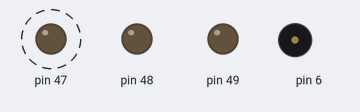
Bench run of a sketch on a simulated Arduino Mega 2560, built with avr-gcc and run on an emulated ATmega2560. Shown: output pins drawn as LEDs (lit = HIGH), buzzer (waves = sounding). Dashed ring = blinking. Pins used as bus, display or sensor lines are not drawn.

Above: at 4.49 s.
At 36.8 s:
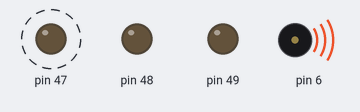
Timing chart, 0 to 40.0 s (numbered marks = the images above):
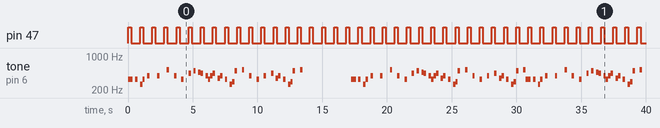

Measured:
- by itself, pin 47: alternates HIGH for 0.23 s and LOW for 0.70 s
- by itself, tone on pin 6: plays 330 Hz for 0.37 s, 330 Hz for 0.19 s, 262 Hz for 0.19 s, 330 Hz for 0.19 s, 392 Hz for 0.19 s, 392 Hz for 0.19 s … (94 notes in this stretch)

The sketch:

demo1.ino
```cpp
/**
 * @file demo1.ino
 * @brief This file contains the code for Lab03 demo1.
 * @authors - Mason Wheeler and Joey Pirich
 */

#include "RR.h"

int reset1 = 0;
int reset2 = 0;

// sets the OCR4A to make the clock cycle frequency
// the same as the input freq
void setOC4AFreq(uint32_t freq) {
  PRESCALER = freq == 0 ? 0 : 16000000 / (2 * freq);
  TIMER_COUNTER = 0;
}

void task1() {
  static unsigned long time;
  time++;

  // reset everything given a reset signal
  if (reset1) {
    LED_PORT |= BIT2;
    time = 0;
    reset1 = 0;
    return;
  }

  // flash led on pin 47 for FLASH_DURATION
  if (time == (0 * FLASH_DURATION) + 1) {
    LED_PORT |= BIT2;
  }

  if (time == (1 * FLASH_DURATION) + 1) {
    LED_PORT &= ~BIT2;
  }

  if (time == 1000) {
    time = 0;
  }

  return;
}

void task2() {
  static unsigned long time;
  time++;

  if (reset2) {
    setOC4AFreq(0);
    time = 0;
    reset2 = 0;
    return;
  }

  // play tone
  for (int i = 0; i < NMELODY; i++) {
    if (time == ((unsigned long) i * PLAY_DURATION) + 1) {
      setOC4AFreq(melody[i]);
    }
  }

  // stop playing for 4 seconds
  if (time == ((unsigned long) NMELODY * PLAY_DURATION) + 1) {
    setOC4AFreq(0);
  }

  // start playing after 4 seconds
  for (int i = 0; i < NMELODY; i++) {
    if (time == (PICKUP_TIME + (unsigned long) i * PLAY_DURATION) + 1) {
      setOC4AFreq(melody[i]);
    }
  }

  // reset
  if (time == (PICKUP_TIME + (unsigned long) NMELODY * PLAY_DURATION) + 1) {
    time = 0;
  }
}

/// Initializes everything needed for the tasks
void setup() {
  // clear timer settings
  TIMER_REG_A = 0;
  TIMER_REG_B = 0;
  // set our timer to work in CTC mode
  TIMER_REG_A |= (0 << WGM41) | (0 << WGM40);
  TIMER_REG_B |= (0 << WGM43) | (1 << WGM42);

  // set timer to work in toggle mode
  TIMER_REG_A |= (0 << COM4A1) | (1 << COM4A0);

  // disable interrupts on the timer
  TIMER_MASK = 0;

  // set the prescaler of the timer,
  // which follows the formula:
  //
  //  f_out = f_i/o / 2 * N * (PRESCALER + 1)
  //
  // because f_i/o = 16Mhz, we'll just set N = 1
  TIMER_REG_B |= (0 << CS42) | (0 << CS41) | (1 << CS40);
  PRESCALER = 0;
  TIMER_COUNTER = 0;

  // OC4A is tied to pin 6, which is controlled by PH3
  // set pin 6 as an output pin
  SPEAKER_DDR |= BIT3;

  // set output pins for task1
  LED_DDR |= BIT0;
  LED_DDR |= BIT1;
  LED_DDR |= BIT2;
}

/// Scheduler loop
void loop() {
  while(1) {
  task1();
  task2();
  delayMicroseconds(700);
}
}
```

RR.h
```cpp
/**
 * @file RR.h
 * @brief Header file for DDS project
 * @authors
 *  - Mason Wheeler
 * - Joey Pirich
 */

// Define notes for the melody
#define NOTE_C  262
#define NOTE_CS 277
#define NOTE_D  294
#define NOTE_DS 311
#define NOTE_E  330
#define NOTE_F  349
#define NOTE_FS 370
#define NOTE_G  392
#define NOTE_GS 415
#define NOTE_A  440
#define NOTE_AS 466
#define NOTE_B  494
#define NOTE_C5 523

// Define the number of notes in the melody and the melody itself
#define NMELODY 72
int melody[] = {
  NOTE_E, NOTE_E, 0, NOTE_E, 0, NOTE_C, NOTE_E, 0,
  NOTE_G, 0, 0,  0, NOTE_G, 0, 0, 0,
  NOTE_C5, 0, 0, NOTE_G, 0, 0, NOTE_E, 0,
  0, NOTE_A, 0, NOTE_B, 0, NOTE_AS, NOTE_A, 0,
  NOTE_G, NOTE_E, NOTE_G, NOTE_A, 0, NOTE_F, NOTE_G, 0,
  NOTE_E, 0, NOTE_C, NOTE_D, NOTE_B, 0, 0, NOTE_C5,
  0, 0, NOTE_G, 0, 0, NOTE_E, 0, 0,
  NOTE_G, 0, 0, NOTE_A, 0, NOTE_F, NOTE_G, 0,
  NOTE_E, 0, NOTE_C, NOTE_D, NOTE_B, 0, 0, NOTE_C5
};


// Define bit masks for each bit
#define BIT0 1<<0
#define BIT1 1<<1
#define BIT2 1<<2
#define BIT3 1<<3

// Define timer registers and mask
#define TIMER_REG_A TCCR4A
#define TIMER_REG_B TCCR4B
#define TIMER_MASK TIMSK4
#define TIMER_COUNTER TCNT4H

// Define prescaler and LED and speaker pins
#define PRESCALER OCR4A
#define LED_DDR DDRL
#define LED_PORT PORTL
#define SPEAKER_DDR DDRH
#define SPEAKER_PORT PORTH

// Define durations for flashing and playing melody
#define FLASH_DURATION 250
#define PLAY_DURATION 200
#define PAUSE_DURATION 4000
#define PICKUP_TIME (NMELODY * PLAY_DURATION) + PAUSE_DURATION

// Function prototypes
void setOC4AFreq(uint32_t freq);
void task1();
void task2();
```
